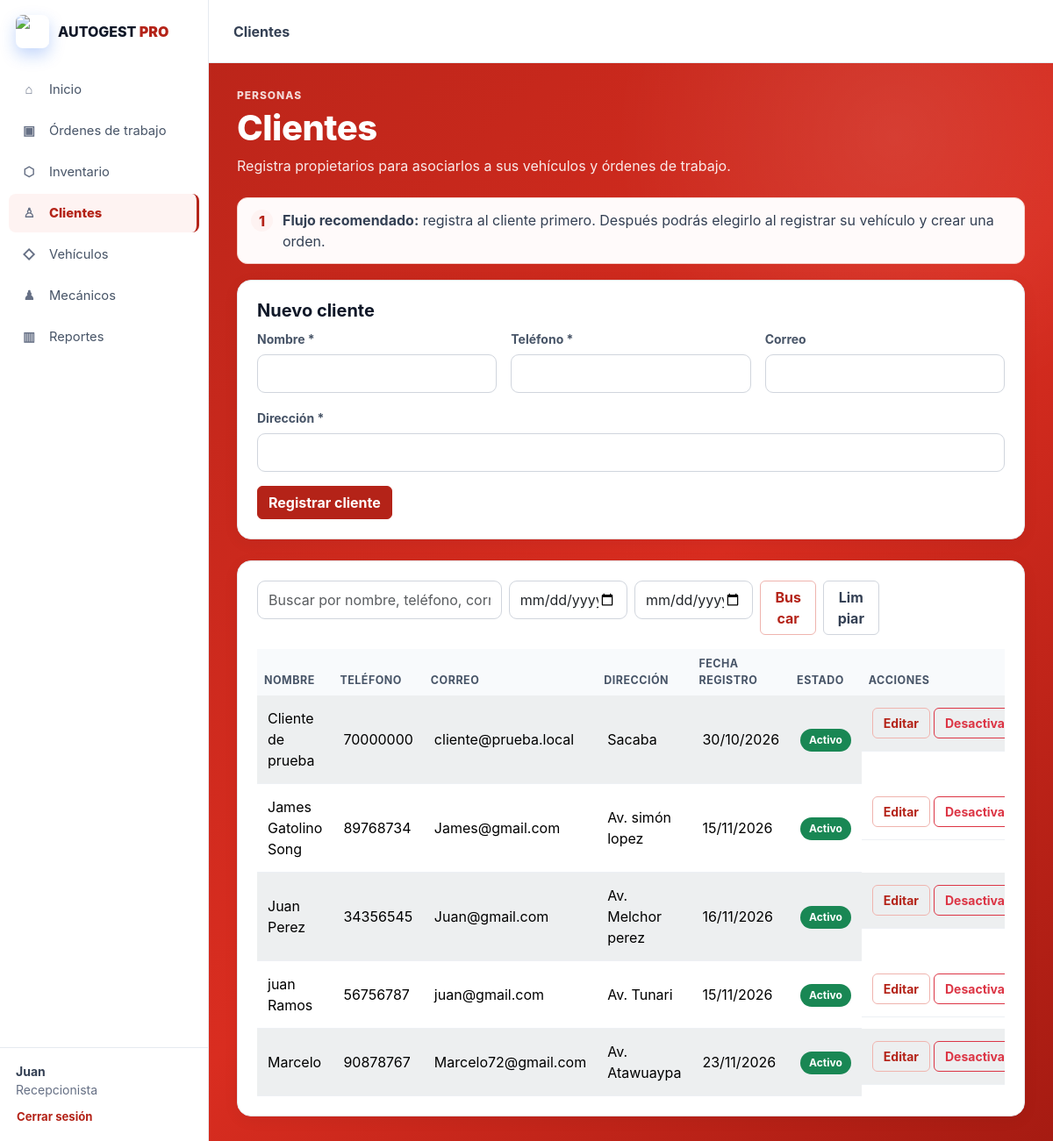
/public/index.php?page=clientes (signed in), run on the app's committed database.
### tables this page shows
CREATE TABLE `clientes` (
  `id` int(11) NOT NULL,
  `nombre` varchar(100) NOT NULL,
  `telefono` varchar(20) DEFAULT NULL,
  `direccion` varchar(200) DEFAULT NULL,
  `correo` varchar(100) DEFAULT NULL,
  `activo` tinyint(1) NOT NULL DEFAULT 1,
  `creado_en` timestamp NOT NULL DEFAULT current_timestamp()
);

### app/controllers/ClienteController.php (called while the page is built, shortened)
<?php
require_once __DIR__ . '/../repositories/ClienteRepository.php';
require_once __DIR__ . '/../validators/ClienteValidator.php';
class ClienteController
{
    public function index(): void
    {
        $esAdministrador = $_SESSION['rol'] === 'administrador';
        $validador = new ClienteValidator();
        try {
            $filtros = $validador->filters($_GET, $esAdministrador);
        } catch (InvalidArgumentException $exception) {
            http_response_code(400);
            $error = $exception->getMessage();
            $filtros = [
                'busqueda' => '',
                'estado' => 'activo',
                'activo' => true,
                'desde' => null,
                'hasta' => null,
            ];
        }
        $busqueda = $filtros['busqueda'];
        try {
            $repositorio = new ClienteRepository();
            $clientes = $repositorio->listar(
                $filtros['busqueda'],
                $filtros['activo'],
                $filtros['desde'],
                $filtros['hasta']
            );
        } catch (PDOException $exception) {
            error_log('No se pudo consultar el módulo de clientes: ' . $exception->getMessage());
            http_response_code(500);
            $error = 'No se pudo procesar la operación de clientes.';
            $clientes = [];
        } catch (RuntimeException $exception) {
            error_log('No se pudo guardar un cliente: ' . $exception->getMessage());
            http_response_code(500);
            $error = 'No se pudo guardar el cliente.';
            $clientes = [];
        }
        require __DIR__ . '/../views/clientes/index.php';
    }
}

### public/index.php (called while the page is built, shortened)
<?php
(new RouterController())->dispatch();

### app/validators/ClienteValidator.php (called while the page is built, shortened)
<?php
class ClienteValidator
{
    public function filters(array $input, bool $esAdministrador): array
    {
        $busqueda = trim($this->stringValue($input, 'q'));
        $busqueda = mb_substr($busqueda, 0, 100, 'UTF-8');
        $estado = 'activo';
        $fechaDesde = $this->dateValue($input, 'desde');
        $fechaHasta = $this->dateValue($input, 'hasta');
        return [
            'busqueda' => $busqueda,
            'estado' => $estado,
            'activo' => $estado === 'todos' ? null : $estado === 'activo',
            'desde' => $fechaDesde,
            'hasta' => $fechaHasta,
        ];
    }
    private function stringValue(array $input, string $key): string
    {
        $value = $input[$key] ?? '';
        return (string) $value;
    }
    private function dateValue(array $input, string $key): ?string
    {
        $value = $input[$key] ?? '';
        $value = trim((string) $value);
        if ($value === '') {
            return null;
        }
        return $value;
    }
}

### config/database.php (called while the page is built)
<?php
class Database
{
    private string $host = 'sql202.infinityfree.com';
    private string $database = 'if0_43513083_autogest_proo';
    private string $username = 'if0_43513083';
    private string $password = 'pPQaYPWfPrR7EB';
    public function connect(): PDO
    {
        $dsn = "mysql:host={$this->host};dbname={$this->database};charset=utf8mb4";
        return new PDO(
            $dsn,
            $this->username,
            $this->password,
            [
                PDO::ATTR_ERRMODE => PDO::ERRMODE_EXCEPTION,
                PDO::ATTR_DEFAULT_FETCH_MODE => PDO::FETCH_ASSOC,
                PDO::ATTR_EMULATE_PREPARES => false
            ]
        );
    }
}

### app/repositories/ClienteRepository.php (called while the page is built, shortened)
<?php
require_once __DIR__ . '/../../config/database.php';
class ClienteRepository
{
    private PDO $conexion;
    public function __construct(?PDO $conexion = null)
    {
        $this->conexion = $conexion ?? (new Database())->connect();
    }
    public function listar(
        string $busqueda = '',
        ?bool $activo = true,
        ?string $fechaDesde = null,
        ?string $fechaHasta = null
    ): array {
        $sql = 'SELECT id, nombre, telefono, direccion, correo, activo, creado_en FROM clientes';
        $condiciones = [];
        $parametros = [];
        if ($activo !== null) {
            $condiciones[] = 'activo = :activo';
            $parametros['activo'] = $activo ? 1 : 0;
        }
        if ($condiciones !== []) {
            $sql .= ' WHERE ' . implode(' AND ', $condiciones);
        }
        $sql .= ' ORDER BY nombre ASC';
        $consulta = $this->conexion->prepare($sql);
        $consulta->execute($parametros);
        return $consulta->fetchAll(PDO::FETCH_ASSOC);
    }
}

### app/views/clientes/index.php (the view, shortened to what this page needs)
<?php
function escapar($valor): string
{
    return htmlspecialchars((string) ($valor ?? ''), ENT_QUOTES, 'UTF-8');
}
$rolActual = $_SESSION['rol'] ?? '';
$puedeCrear = in_array($rolActual, ['administrador', 'recepcionista'], true);
$puedeEditar = in_array($rolActual, ['administrador', 'recepcionista'], true);
?>
<!DOCTYPE html>
<html lang="es">
<head>
    <link href="https://cdn.jsdelivr.net/npm/bootstrap@5.3.3/dist/css/bootstrap.min.css" rel="stylesheet">
    <link href="css/styles.css?v=20261116-responsive1" rel="stylesheet">
</head>
<body class="ag-app">
<?php require __DIR__ . '/../layouts/sidebar.php'; ?>
<main class="ag-main">
<?php $tituloTopbar = 'Clientes'; require __DIR__ . '/../layouts/topbar.php'; ?>
<div class="ag-content">
    <div class="ag-page-header"><div><p class="ag-eyebrow">Personas</p><h1>Clientes</h1><p class="ag-page-description">Registra propietarios para asociarlos a sus vehículos y órdenes de trabajo.</p></div></div>
    <div class="ag-guidance-note"><span class="ag-guidance-icon" aria-hidden="true">1</span><p><strong>Flujo recomendado:</strong> registra al cliente primero. Después podrás elegirlo al registrar su vehículo y crear una orden.</p></div>
    <?php if ($puedeCrear): ?>
    <div class="card shadow-sm mb-4">
        <div class="card-body">
            <h2 class="h5">Nuevo cliente</h2>
            <form method="POST" class="row g-3">
                <div class="col-md-4"><label class="form-label">Nombre *</label><input name="nombre" class="form-control" maxlength="100" required></div>
                <div class="col-md-4"><label class="form-label">Teléfono *</label><input name="telefono" class="form-control" maxlength="20" required></div>
                <div class="col-md-4"><label class="form-label">Correo</label><input name="correo" type="email" class="form-control" maxlength="100"></div>
                <div class="col-12"><label class="form-label">Dirección *</label><input name="direccion" class="form-control" maxlength="200" required></div>
                <div class="col-12"><button class="btn btn-primary">Registrar cliente</button></div>
            </form>
        </div>
    </div>
    <?php endif; ?>
    <div class="card shadow-sm">
        <div class="card-body">
            <form method="GET" class="row g-2 mb-3" data-live-search="clientes">
                <div class="col-md-4"><label class="visually-hidden" for="buscar-cliente">Buscar clientes</label><input id="buscar-cliente" name="q" maxlength="100" value="<?= escapar($busqueda ?? '') ?>" class="form-control" placeholder="Buscar por nombre, teléfono, correo o dirección"></div>
                <div class="col-md-2"><label class="visually-hidden" for="clientes-desde">Desde</label><input class="form-control" type="date" name="desde" id="clientes-desde" value="<?= escapar($filtros['desde'] ?? '') ?>" aria-label="Fecha inicial"></div>
                <div class="col-md-2"><label class="visually-hidden" for="clientes-hasta">Hasta</label><input class="form-control" type="date" name="hasta" id="clientes-hasta" value="<?= escapar($filtros['hasta'] ?? '') ?>" aria-label="Fecha final"></div>
                <div class="col-md-1"><button type="submit" class="btn btn-outline-primary w-100">Buscar</button></div>
                <div class="col-md-1"><a class="btn btn-secondary w-100" href="index.php?page=clientes">Limpiar</a></div>
            </form>
            <div class="table-responsive">
                <table class="table table-striped table-hover align-middle" data-live-search-results="clientes">
                    <thead class="table-dark"><tr><th>Nombre</th><th>Teléfono</th><th>Correo</th><th>Dirección</th><th>FECHA REGISTRO</th><th>Estado</th><?php if ($puedeEditar): ?><th>Acciones</th><?php endif; ?></tr></thead>
                    <tbody>
                    <?php if (empty($clientes)): ?>
                        <tr><td colspan="<?= $puedeEditar ? 7 : 6 ?>" class="text-center py-4"><?php if (($busqueda ?? '') !== ''): ?>No se encontraron clientes para “<?= escapar($busqueda) ?>”. <a href="?page=clientes">Limpiar búsqueda</a><?php else: ?>Aún no hay clientes registrados. Usa el formulario <strong>Nuevo cliente</strong> para comenzar.<?php endif; ?></td></tr>
                    <?php else: foreach ($clientes as $cliente): ?>
                        <tr>
                            <td><?= escapar($cliente['nombre']) ?></td><td><?= escapar($cliente['telefono']) ?></td><td><?= escapar($cliente['correo']) ?></td><td><?= escapar($cliente['direccion']) ?></td><td><?= escapar((new DateTimeImmutable($cliente['creado_en']))->format('d/m/Y')) ?></td>
                            <td><span class="badge <?= (int) $cliente['activo'] === 1 ? 'bg-success' : 'bg-secondary' ?>"><?= (int) $cliente['activo'] === 1 ? 'Activo' : 'Inactivo' ?></span></td>
                            <?php if ($puedeEditar): ?>
                            <td class="d-flex gap-1">
                                <button type="button" class="btn btn-sm btn-outline-primary editar-cliente" data-id="<?= (int) $cliente['id'] ?>" data-nombre="<?= escapar($cliente['nombre']) ?>" data-telefono="<?= escapar($cliente['telefono']) ?>" data-correo="<?= escapar($cliente['correo']) ?>" data-direccion="<?= escapar($cliente['direccion']) ?>" data-bs-toggle="modal" data-bs-target="#editarClienteModal">Editar</button>
                                <form method="POST" data-confirm="<?= (int) $cliente['activo'] === 1 ? '¿Confirmas la desactivación de este cliente?' : '¿Confirmas la activación de este cliente?' ?>"><button class="btn btn-sm <?= (int) $cliente['activo'] === 1 ? 'btn-outline-danger' : 'btn-outline-success' ?>"><?= (int) $cliente['activo'] === 1 ? 'Desactivar' : 'Activar' ?></button></form>
                            </td>
                            <?php endif; ?>
                        </tr>
                    <?php endforeach; endif; ?>
                    </tbody>
                </table>
            </div>
        </div>
    </div>
</div>
</main>
</body>
</html>

### public/css/styles.css (style rules this page uses)
:root { --ag-navy: #101828; --ag-blue: #b42318; --ag-blue-dark: #8f1d14; --ag-orange: #ef5a4a; --ag-bg: #c62828; --ag-border: #e6eaf0; --ag-text: #344054; --ag-muted: #667085; }
* { box-sizing: border-box; }
html { min-height: 100%; }
body { min-height: 100vh; margin: 0; font-family: Inter, "Segoe UI", Arial, sans-serif; color: var(--ag-text); background: radial-gradient(circle at 100% 0%, rgba(255, 255, 255, 0.08), transparent 24rem), var(--ag-bg); }
.ag-page-header { display: flex; align-items: center; justify-content: space-between; gap: 16px; margin-bottom: 24px; }
.ag-page-header h1 { margin: 0; color: var(--ag-navy); font-weight: 800; letter-spacing: -0.5px; }
.ag-page-description { margin: 7px 0 0; color: var(--ag-muted); }
.card { border: 1px solid var(--ag-border) !important; border-radius: 16px !important; box-shadow: 0 4px 18px rgba(16, 24, 40, 0.055) !important; }
.card-body { padding: 22px !important; }
.card h2 { color: var(--ag-navy); font-weight: 750; }
.form-control, .form-select { min-height: 44px; border: 1px solid #d0d5dd; border-radius: 9px; box-shadow: none !important; }
.form-label { margin-bottom: 7px; color: #475467; font-size: 0.875rem; font-weight: 700; }
.btn { border-radius: 9px; font-weight: 700; }
.btn-primary { border-color: var(--ag-blue); background: var(--ag-blue); }
.btn-secondary { border-color: #d0d5dd; background: #fff; color: var(--ag-text); }
.btn-outline-primary { border-color: #efb4ae; color: var(--ag-blue); }
.table { margin-bottom: 0; vertical-align: middle; }
.table thead th { border-bottom: 0; color: #475467; background: #f8fafc !important; font-size: 0.78rem; text-transform: uppercase; letter-spacing: 0.04em; }
.table tbody td { padding: 14px 12px; border-color: #edf0f4; }
.table-dark th { color: #475467 !important; }
.table-striped > tbody > tr:nth-of-type(odd) > * { background: rgba(248, 250, 252, 0.65); }
.badge { border-radius: 999px; padding: 7px 10px; }
.btn { display: inline-block; padding: 0.375rem 0.75rem; border-radius: 6px; text-decoration: none; }
.btn-primary { border: 1px solid var(--ag-blue, #155eef); background: var(--ag-blue, #155eef); color: #fff; }
.ag-app { background: radial-gradient(circle at 85% 12%, rgba(255, 255, 255, 0.09), transparent 20rem), linear-gradient(135deg, #b42318 0%, #d92d20 58%, #a61b12 100%); }
.ag-app .ag-page-header h1, .ag-app .ag-page-header .ag-eyebrow { color: #fff; }
.ag-app .ag-page-header .ag-eyebrow { opacity: 0.82; }
.ag-app .ag-page-header .ag-page-description { color: rgba(255, 255, 255, 0.9); }
.ag-main { min-height: 100vh; margin-left: 238px; }
.ag-guidance-note { display: flex; align-items: flex-start; gap: 11px; margin-bottom: 18px; padding: 13px 15px; border: 1px solid #f5d0ca; border-radius: 12px; background: #fffafa; }
.ag-guidance-note p { margin: 0; color: var(--ag-text); line-height: 1.5; }
.ag-guidance-icon { width: 25px; height: 25px; display: grid; flex: 0 0 25px; place-items: center; border-radius: 50%; background: #fef3f2; color: var(--ag-blue); font-weight: 800; }
.ag-content { max-width: 1280px; margin: 0 auto; padding: 28px; }
.ag-eyebrow { margin: 0 0 4px; color: var(--ag-blue); font-size: 0.75rem; font-weight: 800; text-transform: uppercase; letter-spacing: 0.08em; }
.ag-app .form-control, .ag-app .form-select { min-width: 0; max-width: 100%; }
.ag-app .table-responsive { max-width: 100%; overscroll-behavior-x: contain; }
.ag-app .table-responsive .table { width: 100%; }
@media (min-width: 1200px) { .ag-content, .ag-shell { padding-right: 32px; padding-left: 32px; } }

### data on the page
clientes: nombre "Cliente de prueba", telefono "70000000", correo "cliente@prueba.local", direccion "Sacaba", creado_en "30/10/2026", activo "Activo"
clientes: nombre "James Gatolino Song", telefono "89768734", correo "James@gmail.com", direccion "Av. simón lopez", creado_en "15/11/2026", activo "Activo"
clientes: nombre "Juan Perez", telefono "34356545", correo "Juan@gmail.com", direccion "Av. Melchor perez", creado_en "16/11/2026", activo "Activo"
clientes: nombre "juan Ramos", telefono "56756787", correo "juan@gmail.com", direccion "Av. Tunari", creado_en "15/11/2026", activo "Activo"
clientes: nombre "Marcelo", telefono "90878767", correo "Marcelo72@gmail.com", direccion "Av. Atawuaypa", creado_en "23/11/2026", activo "Activo"

### other printed values
$icono "⌂"
$titulo "Inicio"
$icono "▣"
$titulo "Órdenes de trabajo"
$icono "⬡"
$titulo "Inventario"
$icono "♙"
$titulo "Clientes"
$icono "◇"
$titulo "Vehículos"
$icono "♟"
$titulo "Mecánicos"
$icono "▥"
$titulo "Reportes"
$nombreMenu "Juan"
